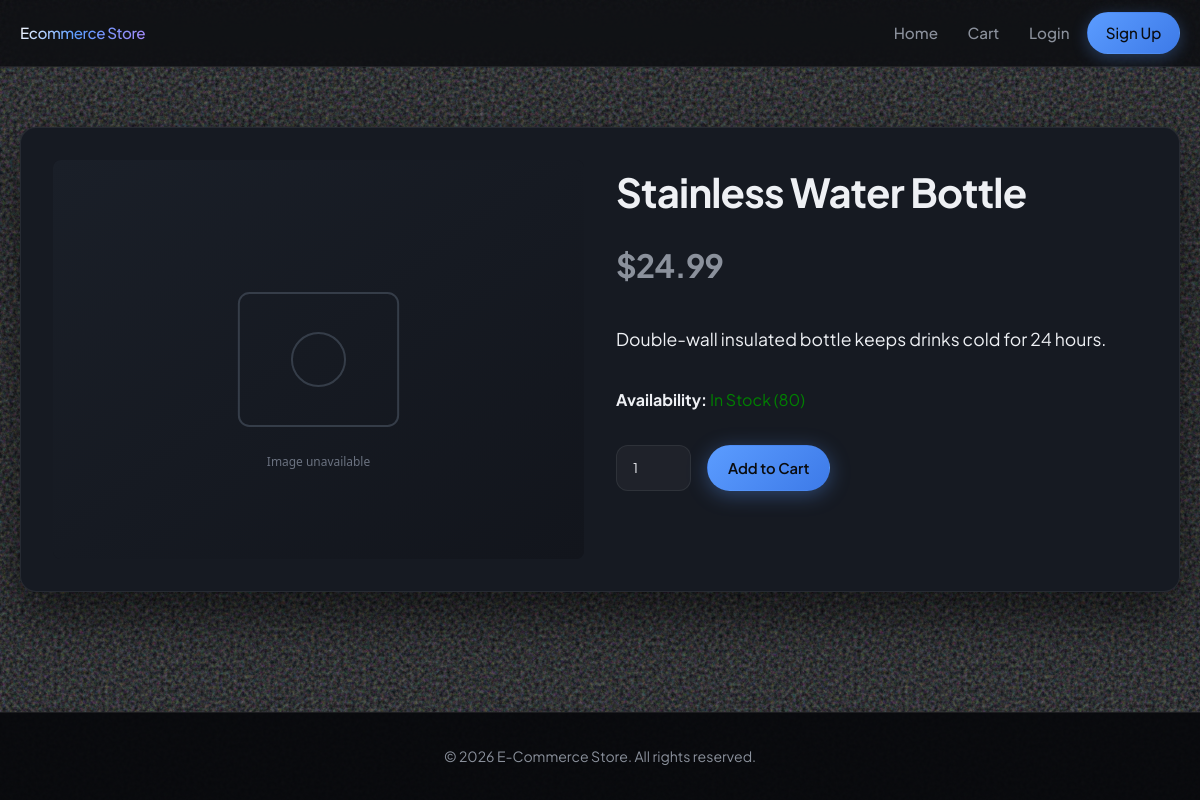
/product.php?id=7, run on the app's committed database.
### tables this page shows
CREATE TABLE IF NOT EXISTS `product` (
  `product_id` int(11) NOT NULL AUTO_INCREMENT,
  `name` varchar(100) NOT NULL,
  `description` text,
  `price` float NOT NULL,
  `stock` int(11) NOT NULL DEFAULT 0,
  `image_url` varchar(255) DEFAULT NULL,
  PRIMARY KEY (`product_id`)
);

### product.php (the view, shortened to what this page needs)
<?php
require_once 'config.php';
$product_id = intval($_GET['id']);
$stmt = $conn->prepare("SELECT * FROM product WHERE product_id = ?");
$stmt->bind_param("i", $product_id);
$stmt->execute();
$result = $stmt->get_result();
$product = $result->fetch_assoc();
include 'includes/header.php';
?>
<div style="display: flex; gap: 2rem; margin-top: 2rem; background: var(--card-bg); padding: 2rem; border-radius: 16px; box-shadow: var(--glass-shadow); border: 1px solid var(--border-color); flex-wrap: wrap;">
    <div style="flex: 1; background: var(--bg-elevated); min-height: 300px; display:flex; align-items:center; justify-content:center; border-radius: 8px;">
        <?php if(!empty($product['image_url'])): ?>
            <img src="<?php echo htmlspecialchars($product['image_url']); ?>" alt="<?php echo htmlspecialchars($product['name']); ?>" style="max-width:100%; border-radius: 8px;" onerror="this.onerror=null;this.src='assets/img/placeholder-product.svg';">
        <?php else: ?>
            <span style="color:var(--text-muted);">Product Image</span>
        <?php endif; ?>
    </div>
    <div style="flex: 1;">
        <h1 style="font-size: 2.5rem; color: var(--primary-color);"><?php echo htmlspecialchars($product['name']); ?></h1>
        <h2 style="color: var(--text-muted); font-size: 2rem; margin-top: 1rem;">$<?php echo number_format($product['price'], 2); ?></h2>
        <p style="margin: 2rem 0; font-size: 1.1rem; line-height: 1.8;">
            <?php echo nl2br(htmlspecialchars($product['description'])); ?>
        </p>
        <p style="margin-bottom: 2rem;"><strong>Availability:</strong>
            <?php echo $product['stock'] > 0 ? "<span style='color:green;'>In Stock ({$product['stock']})</span>" : "<span style='color:red;'>Out of Stock</span>"; ?>
        </p>
        <?php if ($product['stock'] > 0): ?>
            <form action="cart.php" method="POST" style="display: flex; gap: 1rem;">
                <input type="number" name="quantity" value="1" min="1" max="<?php echo $product['stock']; ?>" class="form-control" style="width: auto;">
                <button type="submit" class="btn">Add to Cart</button>
            </form>
        <?php else: ?>
            <button class="btn btn-secondary" disabled>Out of Stock</button>
        <?php endif; ?>
    </div>
</div>
<?php include 'includes/footer.php'; ?>

### assets/css/style.css (style rules this page uses)
:root { --primary: #5b9cff; --primary-dim: rgba(91, 156, 255, 0.35); --primary-deep: #3d7ae8; --accent: #a78bfa; --accent-glow: rgba(167, 139, 250, 0.35); --bg-deep: #07080a; --bg-color: #0a0c0f; --bg-elevated: #12151c; --bg-card: #161a22; --card-bg: var(--bg-card); --text-color: #eef0f4; --text-muted: #8b919c; --border-color: rgba(255, 255, 255, 0.07); --border-strong: rgba(255, 255, 255, 0.12); --glass-shadow: 0 24px 48px rgba(0, 0, 0, 0.55); --radius: 16px; --radius-sm: 12px; --font-family: "Plus Jakarta Sans", system-ui, -apple-system, sans-serif; }
*, *::before, *::after { margin: 0; padding: 0; box-sizing: border-box; }
html { scroll-behavior: smooth; }
body { font-family: var(--font-family); background-color: var(--bg-color); color: var(--text-color); line-height: 1.6; min-height: 100vh; display: flex; flex-direction: column; -webkit-font-smoothing: antialiased; text-rendering: optimizeLegibility; color-scheme: dark; }
body::before { content: ""; position: fixed; inset: 0; pointer-events: none; z-index: 0; opacity: 0.45; }
h1, h2, h3 { font-weight: 700; color: var(--text-color); letter-spacing: -0.02em; }
.btn { display: inline-flex; align-items: center; justify-content: center; padding: 0.65rem 1.25rem; border: none; border-radius: 999px; font-family: inherit; font-weight: 600; font-size: 0.92rem; cursor: pointer; text-decoration: none; transition: transform 0.2s ease, box-shadow 0.2s ease, background 0.2s ease, border-color 0.2s ease; border: 1px solid transparent; }
.btn:not(.btn-ghost):not(.btn-secondary):not(.btn-nav) { background: linear-gradient(135deg, var(--primary) 0%, var(--primary-deep) 100%); color: #0a0c0f !important; box-shadow: 0 4px 20px rgba(91, 156, 255, 0.35); }
.form-control { width: 100%; padding: 0.85rem 1rem; border: 1px solid var(--border-color); border-radius: var(--radius-sm); background: rgba(255, 255, 255, 0.04); color: var(--text-color); font-family: inherit; transition: border-color 0.2s ease, box-shadow 0.2s ease; }
.form-control::placeholder { color: var(--text-muted); }

### data on the page
product: name "Stainless Water Bottle", price "24.99", description "Double-wall insulated bottle keeps drinks cold for 24 hours.", stock "80"
